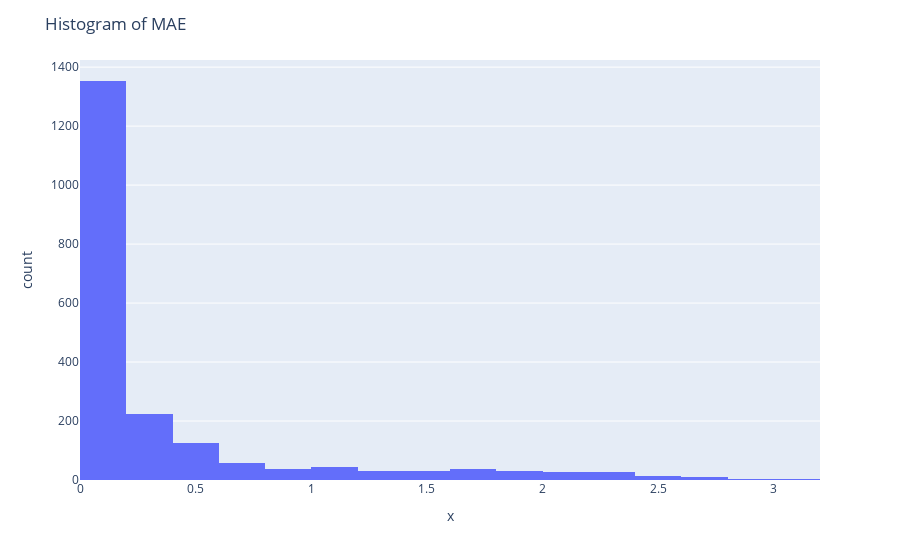

Notebook source saved alongside this figure:
### Code cell
def get_all_ts_structures(dataset):
    for input_data in dataset.input_data:
        structures = input_data['structures']
        states = input_data['state']
        ts_structure = structures[states.index('transition_state')]
        yield ts_structure.cart_coords
train_ts_structures = get_all_ts_structures(train_dataset)
validation_ts_structures = get_all_ts_structures(validation_dataset)

train_ts_structures = list(train_ts_structures)
validation_ts_structures = list(validation_ts_structures)

all_mae_norms = []

for idx, data in enumerate(train_loader):

    interpolated_ts_coords = data.pos_interpolated_TS.detach().numpy()
    real_ts_coords = train_ts_structures[idx]

    difference_ts_coords = interpolated_ts_coords - real_ts_coords

    norm_difference_ts_coords = np.linalg.norm(difference_ts_coords, axis=1)
    # Mean absolute error
    mae = np.mean(norm_difference_ts_coords)
    all_mae_norms.append(mae)

    # Plot the real and interpolated TS structures
    # with two different colors on the same plot
    fig = px.scatter_3d(
        x=np.concatenate((real_ts_coords[:, 0], interpolated_ts_coords[:, 0])),
        y=np.concatenate((real_ts_coords[:, 1], interpolated_ts_coords[:, 1])),
        z=np.concatenate((real_ts_coords[:, 2], interpolated_ts_coords[:, 2])),
        color=np.concatenate((np.zeros(len(real_ts_coords)), np.ones(len(interpolated_ts_coords)))),
    )
    # Set the title of the plot as the mean absolute error
    fig.update_layout(title=f"MAE: {mae:.3f} Å")
    fig.write_html(f"plots/hamiltonian_model/interpolated_ts_{idx}_mae_{mae:.3f}.html")

# Plot a histogram of the MAE
fig = px.histogram(x=all_mae_norms, nbins=20)
fig.update_layout(title="Histogram of MAE")
fig.show()

### Figure 1 — Plotly figure (JSON) as saved in the notebook; plotly's stock layout.template omitted (floating-point values rounded to 4 significant figures; data arrays with more than 128 entries replaced by an {"elided": "..."} marker saying what was removed)
{"data": [{"alignmentgroup": "True", "bingroup": "x", "hovertemplate": "x=%{x}<br>count=%{y}<extra></extra>", "legendgroup": "", "marker": {"color": "#636efa", "pattern": {"shape": ""}}, "name": "", "nbinsx": 20, "offsetgroup": "", "orientation": "v", "showlegend": false, "type": "histogram", "x": {"elided": "2052 float values"}, "xaxis": "x", "yaxis": "y"}], "layout": {"barmode": "relative", "legend": {"tracegroupgap": 0}, "margin": {"t": 60}, "title": {"text": "Histogram of MAE"}, "xaxis": {"anchor": "y", "domain": [0, 1], "title": {"text": "x"}}, "yaxis": {"anchor": "x", "domain": [0, 1], "title": {"text": "count"}}}}
